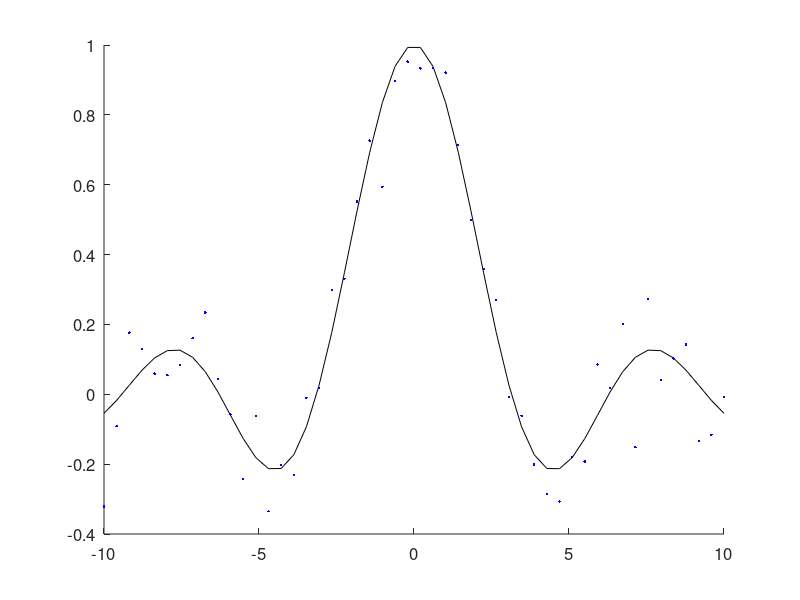

The MATLAB source for this figure: (Note: this script raises an error after producing the figure.)
close all;
clear all;
clc;

%% Generate the data

% Fix the random seed for reproductibility of results
rseed = 1; % choose a seed
rand('state', rseed);
randn('state', rseed);

% Set default values for data
data.N = 50;                   % number of samples
data.D = 1;                     % dimension of data
data.scale = 10;                % scale of dimensions
data.noise = 0.1;               % scale of noise
data.noiseType = 'gauss';       % type of noise ('gauss' or 'unif')

% Generate sampling space
if data.D==1
    x = [-1:2/(data.N-1):1]'*data.scale;
else
    sqrtN = floor(sqrt(data.N));
    N = sqrtN*sqrtN;
    x = data.scale*[0:sqrtN-1]'/sqrtN;
    [gx, gy]= meshgrid(x);
    x = [gx(:) gy(:)];
end

% Generate latent and target data
if data.D==1,
    y = sin(abs(x))./abs(x);
else
    y = sin(sqrt(sum(x.^2,2)))./sqrt(sum(x.^2,2));
end

switch lower(data.noiseType)
    case 'gauss',
        t = y + randn(size(x,1),1)*data.noise;
    case 'unif',
        t = y + (-data.noise + 2*rand(size(x,1),1)*data.noise);
    otherwise,
        error('Unrecognized noise type: %s', data.noiseType);
end
%% Plot settings

COL_sinc = 'k';     % color of the actual function
COL_data = 'b';     % color of the real data
COL_pred = 'r';     % color of the prediction
COL_rv = 'k';       % color of the relevance vectors

%% Plot the data and actual function
figure(1)
whitebg(1,'w')
clf
hold on
if data.D==1,
    plot(x, y,'-', 'Color', COL_sinc);
    plot(x, t, '.', 'Color', COL_data);
else
    mesh(gx, gy, reshape(y,size(gx)), 'edgecolor', COL_sinc, 'facecolor', COL_sinc);
    mesh(gx, gy, reshape(t,size(gx)), 'edgecolor', COL_sinc, 'facecolor' ,COL_data);
end

set(gca,'FontSize',12)
drawnow
%% Do SVR on the data

% Perform a scaling of the data (normalisation)
x_svm = (x - repmat(min(x,[],1),size(x,1),1))*spdiags(1./(max(x,[],1)-min(x,[],1))',0,size(x,2),size(x,2));
y = (y - repmat(min(y,[],1),size(y,1),1))*spdiags(1./(max(y,[],1)-min(y,[],1))',0,size(y,2),size(y,2));
% Choose kernel function
kernel = 'gaussian';        % choose kernel function (see SB2_KernelFunction.m)
lengthScale = 0.2;          % ~std. dev. for gaussian kernel

% Create kernel matrix using data-parameterized kernel functions
K = KernelFunction(x_svm, x_svm, kernel, lengthScale);
K_ = [(1:length(x))', K];   % indices required for computation

% Train the model on the data
TYPE = 3;           % 0: C-SVC / 1: nu-SVC / 2: one-class SVM / 3: epsilon-SVR / 4: nu-SVR (default 2)
KERNEL = 4;         % 4: precomputed kernel matrix
C = 10;             % penalty factor (default 1)
NU = 0.05;             % nu parameter (default 1)
EPSILON = 0.1;      % epsilon parameter (default 0.1)
TOLERANCE = 0.001;  % tolerance of termination criterion (default 0.001)
PROBABILITIES = 0;  % whether to train a SVR model for probability estimates, 0 or 1 (default 0);

OPTIONS = ['-s ' num2str(TYPE) ' -t ' num2str(KERNEL) ' -c ' num2str(C) ' -n ' num2str(NU) ' -p ' num2str(EPSILON) ' -b ' num2str(PROBABILITIES)];
model = svmtrain(t, K_, OPTIONS);

% Useful results ? (see README for more details)
Parameters = model.Parameters;
sv_indices = model.sv_indices;
sv_coef = model.sv_coef;
b = -model.rho;

% Proceed to prediction
[y_svm, ~, ~] = svmpredict(t, K_, model);

if data.D==1,
    plot(x, y_svm,'-','LineWidth', 1, 'Color', COL_pred);
    plot(x(sv_indices), t(sv_indices),'o', 'Color', COL_rv);
else
    mesh(gx, gy, reshape(y_svm,size(gx)), 'edgecolor', COL_sinc, 'facecolor', COL_sinc);
    plot3(x(sv_indices,1), x(sv_indices,2), t(sv_indices), 'Color' ,COL_rv);
end

%% Crossvalidation for parameter selection SVR (example, needs to be adapted)
% Parameter selection
% bestcv = 0;
% for log2c = -1:3,
%   for log2g = -4:1,
%     cmd = ['-v 5 -c ', num2str(2^log2c), ' -g ', num2str(2^log2g)]; % -v stands for CV, 5: 5-fold CV
%     cv = svmtrain(heart_scale_label, heart_scale_inst, cmd); % training only returns mean-squared error in CV mode
%     if (cv >= bestcv),
%       bestcv = cv; bestc = 2^log2c; bestg = 2^log2g;
%     end
%     fprintf('%g %g %g (best c=%g, g=%g, rate=%g)\n', log2c, log2g, cv, bestc, bestg, bestcv);
%   end
% end

%% Do RVR on the data

% % % Choose kernel function
% kernel = 'gaussian';        % choose kernel function (see SB2_KernelFunction.m)
% lengthScale = 0.2;          % ~std. dev. for gaussian kernel
% useBias = 0;              % add bias vector to the estimated model
% 
% % % Normalize the data
% x_rvm = (x - repmat(min(x,[],1),size(x,1),1))*spdiags(1./(max(x,[],1)-min(x,[],1))',0,size(x,2),size(x,2));
% 
% % Create basis (design) matrix using data-parameterized kernel functions
% BASIS = KernelFunction(x_rvm, x_rvm, kernel, lengthScale);
% M = size(BASIS,2);
% 
% % Add bias vector if necessary
% if useBias
%    BASIS = [BASIS ones(M,1)]; 
% end
% 
% % Set algorithm options
% OPTIONS  = SB2_UserOptions('iterations', 500, 'diagnosticLevel', 2, 'monitor', 10);
% SETTINGS = SB2_ParameterSettings('NoiseStd',0.1);
% 
% % Now run the main SPARSEBAYES function
% [PARAMETER, ~, ~] = SparseBayes('Gaussian', BASIS, t, OPTIONS, SETTINGS);
% 
% % Manipulate the returned weights for convenience later
% w_rvm						= zeros(M,1);
% w_rvm(PARAMETER.Relevant)	= PARAMETER.Value;
% 
% % Compute the inferred prediction function
% y_rvm				= BASIS*w_rvm;
% 
% %% Compute RMS and number of clusters
% rms_model = rms(y - y_rvm)
% 
% %% Plots
% if data.D==1,
%     plot(x, y_rvm,'-','LineWidth', 1, 'Color', COL_pred);
%     plot(x(PARAMETER.Relevant), t(PARAMETER.Relevant),'o', 'Color', COL_rv);
% else
%     mesh(gx, gy, reshape(y_rvm,size(gx)), 'edgecolor', COL_sinc, 'facecolor', COL_sinc);
%     mesh(gx, gy, reshape(t,size(gx)), 'edgecolor', COL_sinc, 'facecolor' ,COL_data);
% end
% hold off
% legend('Actual Model', 'Datapoints', 'Regression', 'Support Vectors', 'Location', 'NorthWest')
